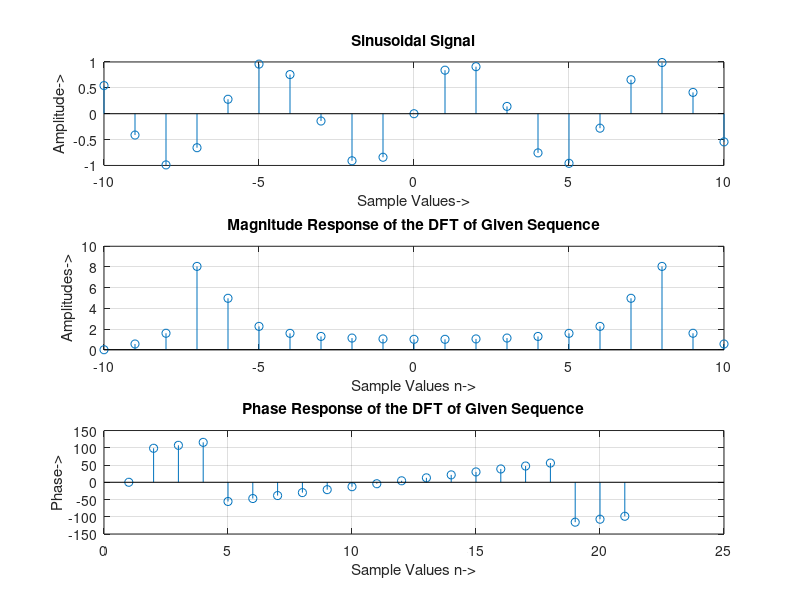

Source code (MATLAB):
N = -10 : 10;
a = [sin(N)];
N = length(a);
disp('The Length of the Sequence of [a] is: ');
disp(N);
for k = 1 : N
    y(k) = 0;
    for i = 1 : N
        y(k) = y(k) + a(i) * exp((-2 * pi * 1i / N) * ((i - 1) * (k - 1))); 
    end
end

k = 1 : N;
M = -10 : 10;
subplot(311);
stem(M, a);
grid;
xlabel('Sample Values->');
ylabel('Amplitude->');
title('Sinusoidal Signal');
disp('The Fourier Transform is');
disp(y(k));
subplot(312);
stem(M, abs(y(k)));
grid;
xlabel('Sample Values n->');
ylabel('Amplitudes->');
title('Magnitude Response of the DFT of Given Sequence');
subplot(313);
stem(angle(y(k)) * (180 / pi));
grid;
xlabel('Sample Values n->');
ylabel('Phase->');
title('Phase Response of the DFT of Given Sequence');